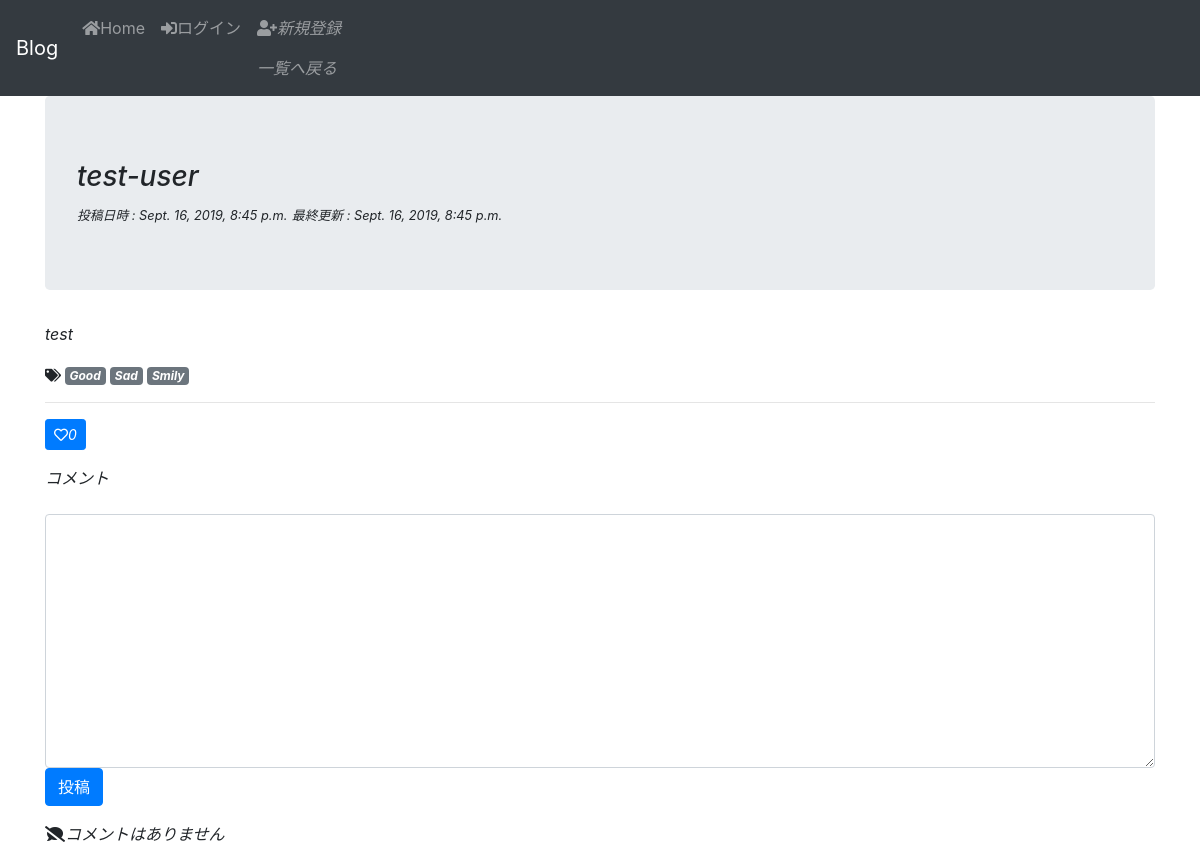
Page /article/39/ on the committed database.
### mini_app/models.py (models this page shows, shortened)
class Article(models.Model):
  author = models.ForeignKey(to=User,on_delete=models.CASCADE,)
  title = models.CharField(max_length=128)
  text = models.TextField()
  posted_at = models.DateTimeField(auto_now_add=True)
  last_modify = models.DateTimeField(auto_now=True)
  like = models.IntegerField(default=0)
  tags = models.ManyToManyField(Tag, blank=True)
  class Meta:
    ordering = ('title',)

class Tag(models.Model):
  name = models.CharField(max_length=32, unique=True)
  class Meta:
    ordering = ('name',)

### mini_app/views.py (the view)
# urls.py: path("article/<int:pk>/", views.view_article,name="view_article"),
def view_article(request,pk):
  template_name = "mini_app/view_article.html"
  try:
    article = models.Article.objects.get(pk=pk)
  except models.Article.DoesNotExist:
    raise Http404
  if request.method == "POST":
    models.Comment.objects.create(text=request.POST["text"],article=article)
  context = {"article":article}
  return render(request,template_name,context)

### mini_app/templates/mini_app/view_article.html (shortened to what this page needs)
{% extends 'base/base.html' %}
{% block nav_item %}
<li class="nav-item">
  <a class="nav-link" href="{% url 'article_all' %}">一覧へ戻る</a>
</li>
{% endblock %}
{% block jumbotron %}
<h1 class="h3">{{ article.title }}</h1>
<small>投稿日時 : {{ article.posted_at }}</small>
<small>最終更新 : {{ article.last_modify }}</small>
{% endblock %}
{% block body %}
<div class="row">
  <div class="col-12">
    <p>{{ article.text }}</p>
    <p>
    {% for tag in article.tags.all %}
      {% if forloop.first %}
        <small><i class="fas fa-tags"></i> </small>
        <a class="badge badge-secondary" href="{% url 'view_tag' tag.pk %}">{{ tag.name }}</a>
      {% else %}
        <a class="badge badge-secondary" href="{% url 'view_tag' tag.pk %}">{{ tag.name }}</a>
      {% endif %}
    {% empty %}
      <span ></span>
    {% endfor %}
  <hr>
    </p>
  </div>
  <div class="col-10">
    <p><a class="btn btn-primary text-white btn-sm" onclick="api_like()"><i class="far fa-heart"></i><span class="text-white" id="like">{{ article.like }}</span></a></p>
  </div>
</div>
  <form action="" method="POST">
    <p><label for="com">コメント</label></p>
    <textarea class="form-control" name="text" id="com" cols="30" rows="10" required></textarea>
    <p><button class="btn btn-primary" type="submit">投稿</button></p>
  </form>
{% for comment in article.comments.all %}
  <div class="card">
    <div class="card-body">
      <span>{{ comment.text }}</span>
      <span>-<small>{{ comment.posted_at }}</small></span>
    </div>
  </div>
{% empty %}
<p><i class="fas fa-comment-slash"></i>コメントはありません</p>
{% endfor %}
{% endblock %}

### rows in the picture
Article: title "test-user", posted_at "Sept. 16, 2019, 8:45 p.m.", last_modify "Sept. 16, 2019, 8:45 p.m.", text "test", like "0"
Tag: name "Good"
Tag: name "Sad"
Tag: name "Smily"
